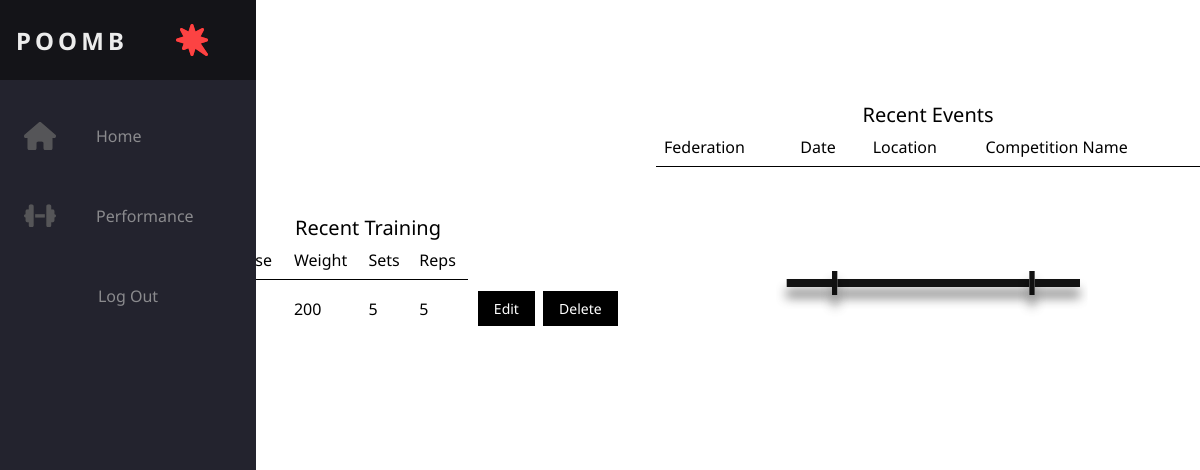
Screenshot of / (signed in) with the database file from the repository.
### tables this page shows
CREATE TABLE log(
tid INTEGER PRIMARY KEY AUTOINCREMENT,
lifter_id INTEGER NOT NULL,
tday INTEGER  NOT NULL,
exercise TEXT NOT NULL,
weight INTEGER NOT NULL,
sets INTEGER NOT NULL,
reps INTEGER NOT NULL,
FOREIGN KEY (lifter_id) REFERENCES user (id)
);

### poomb/log.py (the view)
@bp.route('/')
@login_required
def index():
    db = get_db()
    max_tday = db.execute('SELECT MAX(tday) FROM log').fetchone()[0]
    exercises = db.execute(
        'SELECT * FROM log WHERE tday = ? AND lifter_id = ?',
        (max_tday, g.user['id'])
    ).fetchall()
    return render_template('log/index.html', exercises=exercises, tday=max_tday)

### poomb/auth.py (called while the page is built)
@bp.before_app_request
def load_logged_in_user():
    user_id = session.get('user_id')
    if user_id is None:
        g.user = None
    else:
        g.user = get_db().execute(
            'SELECT * FROM user WHERE id = ?', (user_id,)
        ).fetchone()

def login_required(view):
    @functools.wraps(view)
    def wrapped_view(**kwargs):
        if g.user is None:
            return redirect(url_for('auth.login'))
        return view(**kwargs)
    return wrapped_view

### poomb/db.py (called while the page is built)
def get_db():
    if 'db' not in g:
        g.db = sqlite3.connect(
            current_app.config['DATABASE'],
            detect_types=sqlite3.PARSE_DECLTYPES
        )
        g.db.row_factory = sqlite3.Row
    return g.db

### poomb/templates/log/index.html (shortened to what this page needs)
{% extends 'base.html' %}
{% block header %}
  <h1>Training Log</h1>
  <a href="{{ url_for('log.add') }}" class='btn btn-primary'>Add</a>
{% endblock %}
{% block content %}
<div class="grid">
    <table>
      <caption>Recent Training</caption>
      <thead>
        <tr>
          <th scope="col">Date</th>
          <th scope="col">Exercise</th>
          <th scope="col">Weight</th>
          <th scope="col">Sets</th>
          <th scope="col">Reps</th>
        </tr>
      </thead>
      <tbody>
        {% for row in exercises %}
          <tr>
            <td>{{ row.tday }}</td>
            <td>{{ row.exercise }}</td>
            <td>{{ row.weight }}</td>
            <td>{{ row.sets }}</td>
            <td>{{ row.reps }}</td>
            <td>
              <a href="{{ url_for('log.update', tid=row.tid) }}" class='btn btn-primary'>Edit</a>
              <a href="{{ url_for('log.delete', tid=row.tid) }}" class='btn btn-primary' onclick='return confirm("Are you sure")'>Delete</a>
            </td>
          </tr>
        {% endfor %}
      </tbody>
    </table>
    <table>
      <caption>Recent Events</caption>
      <thead>
        <tr>
          <th scope="col">Federation</th>
          <th scope="col">Date</th>
          <th scope="col">Location</th>
          <th scope="col">Competition Name</th>
        </tr>
      </thead>
      <tbody id="extracted-data">
        <tr>
          <td colspan="4">
            </div>
{% endblock %}

### poomb/templates/base.html (shortened to what this page needs)
<!DOCTYPE html>
<html lang="en">
  <head>
    <link rel="stylesheet" href="{{ url_for('static', filename='css/style.css') }}">
  </head>
  <body>
    <nav class="navbar">
      <ul class="navbar-nav">
        <li class="logo">
          <a href="#" class="nav-link">
            <span class="link-text logo-text">Poomb</span>
          </a>
        </li>
        <li class="nav-item">
          <a href="/" class="nav-link">
            <span class="link-text">Home</span>
          </a>
        </li>
        <li class="nav-item">
          <a href="{{ url_for('log.performance') }}" class="nav-link">
            <span class="link-text">Performance</span>
          </a>
        </li>
        <li>
          {% if g.user %}
            <div class="ms-auto">
              <ul class="navbar-nav">
                <li class="nav-item"><a class="nav-link" href="{{ url_for('auth.logout') }}">Log Out</a></li>
              </ul>
            </div>
          {% endif %}
          </li>
        </ul>
      </nav>
    <section class="content">
      <header>
        {% block header %}{% endblock %}
      </header>
      {% block content %}{% endblock %}
    </section>
  </body>
</html>

### poomb/static/css/style.css (style rules this page uses)
:root { font-size: 16px; font-family: 'Noto Sans'; --text-primary: #b6b6b6; --text-secondary: #ececec; --bg-primary: #23232e; --bg-secondary: #141418; --transition-speed: 600ms; }
body { color: black; background-color: white; margin: 0; padding: 0; }
.navbar { position: fixed; background-color: var(--bg-primary); transition: width 600ms ease; overflow: scroll; }
.navbar-nav { list-style: none; padding: 0; margin: 0; display: flex; flex-direction: column; align-items: center; height: 100%; }
.nav-item { width: 100%; }
.nav-item:last-child { margin-top: auto; }
.nav-link { display: flex; align-items: center; height: 5rem; color: var(--text-primary); text-decoration: none; filter: grayscale(100%) opacity(0.7); transition: var(--transition-speed); }
.link-text { display: none; margin-left: 1rem; }
.nav-link svg { width: 2rem; min-width: 2rem; margin: 0 1.5rem; }
.logo { font-weight: bold; text-transform: uppercase; margin-bottom: 1rem; text-align: center; color: var(--text-secondary); background: var(--bg-secondary); font-size: 1.5rem; letter-spacing: 0.3ch; width: 100%; }
.logo svg { transform: rotate(0deg); transition: var(--transition-speed); }
.logo-text { display: inline; position: absolute; left: -999px; transition: var(--transition-speed); }
@media only screen and (min-width: 600px) { .navbar { top: 0; width: 5rem; height: 100vh; } }
.content { margin-left: 6rem; }
table { border-collapse: collapse; width: 100%; margin-top: 80px; }
th, td { border: none; padding: 8px; text-align: left; font-size: 16px; white-space: nowrap; }
th { background-color: transparent; font-weight: normal; text-align: left; border-bottom: 1px solid black; }
.btn { background-color: #4CAF50; border: none; color: white; padding: 8px 16px; text-align: center; text-decoration: none; display: inline-block; font-size: 14px; margin: 4px 2px; cursor: pointer; }
.btn-primary { background-color: black; }
.grid { display: grid; gap: 1rem; grid-template-columns: repeat(auto-fit, minmax(240px, 1fr)); grid-auto-rows: 240px; place-items: center; }
caption { text-align: center; font-size: 20px; }
#svg-element { display:block; margin: 0 auto; width:100%; max-width: 20rem; }

### rows the page displays
log: weight "200", sets "5", reps "5"
